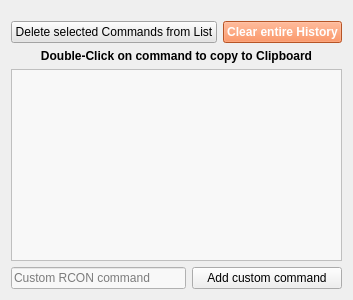
     <widget class="QWidget" name="Tab_Custom_Commands">
      <attribute name="title">
       <string>Command History</string>
      </attribute>
      <layout class="QVBoxLayout" name="verticalLayout_14">
       <item>
        <layout class="QVBoxLayout" name="verticalLayout_13">
         <item>
          <spacer name="verticalSpacer_8">
           <property name="orientation">
            <enum>Qt::Vertical</enum>
           </property>
           <property name="sizeType">
            <enum>QSizePolicy::Minimum</enum>
           </property>
           <property name="sizeHint" stdset="0">
            <size>
             <width>20</width>
             <height>10</height>
            </size>
           </property>
          </spacer>
         </item>
         <item>
          <layout class="QHBoxLayout" name="horizontalLayout_8">
           <item>
            <widget class="QPushButton" name="btn_cust_delete_selected">
             <property name="toolTip">
              <string>Delete selected Commands from List</string>
             </property>
             <property name="statusTip">
              <string>Delete selected Commands from List</string>
             </property>
             <property name="styleSheet">
              <string notr="true">background-color:rgb(228, 228, 228)
</string>
             </property>
             <property name="text">
              <string>Delete selected Commands from List</string>
             </property>
            </widget>
           </item>
           <item>
            <widget class="QPushButton" name="btn_cust_delete_all">
             <property name="font">
              <font>
               <weight>75</weight>
               <bold>true</bold>
              </font>
             </property>
             <property name="toolTip">
              <string>Delete all Custom Commands</string>
             </property>
             <property name="statusTip">
              <string>Delete all Custom Commands</string>
             </property>
             <property name="styleSheet">
              <string notr="true">background-color: rgb(255, 117, 53);
color: rgb(255, 255, 255);</string>
             </property>
             <property name="text">
              <string>Clear entire History</string>
             </property>
            </widget>
           </item>
          </layout>
         </item>
         <item>
          <widget class="QLabel" name="lbl_command_copied">
           <property name="font">
            <font>
             <pointsize>9</pointsize>
             <weight>75</weight>
             <bold>true</bold>
            </font>
           </property>
           <property name="text">
            <string>Double-Click on command to copy to Clipboard</string>
           </property>
           <property name="alignment">
            <set>Qt::AlignCenter</set>
           </property>
          </widget>
         </item>
         <item>
          <widget class="QListWidget" name="list_custom_commands_console">
           <property name="mouseTracking">
            <bool>true</bool>
           </property>
           <property name="toolTip">
            <string>History of Commands</string>
           </property>
           <property name="statusTip">
            <string>History of Commands</string>
           </property>
           <property name="styleSheet">
            <string notr="true">background-color:rgb(248, 248, 248);</string>
           </property>
           <property name="editTriggers">
            <set>QAbstractItemView::NoEditTriggers</set>
           </property>
           <property name="selectionMode">
            <enum>QAbstractItemView::MultiSelection</enum>
           </property>
           <property name="selectionBehavior">
            <enum>QAbstractItemView::SelectRows</enum>
           </property>
          </widget>
         </item>
         <item>
          <layout class="QHBoxLayout" name="horizontalLayout_28">
           <item>
            <widget class="QLineEdit" name="LE_add_custom_command">
             <property name="styleSheet">
              <string notr="true">background-color:rgb(248, 248, 248);</string>
             </property>
             <property name="placeholderText">
              <string>Custom RCON command</string>
             </property>
            </widget>
           </item>
           <item>
            <widget class="QPushButton" name="btn_add_cust_command">
             <property name="minimumSize">
              <size>
               <width>150</width>
               <height>0</height>
              </size>
             </property>
             <property name="text">
              <string>Add custom command</string>
             </property>
            </widget>
           </item>
          </layout>
         </item>
        </layout>
       </item>
      </layout>
     </widget>
